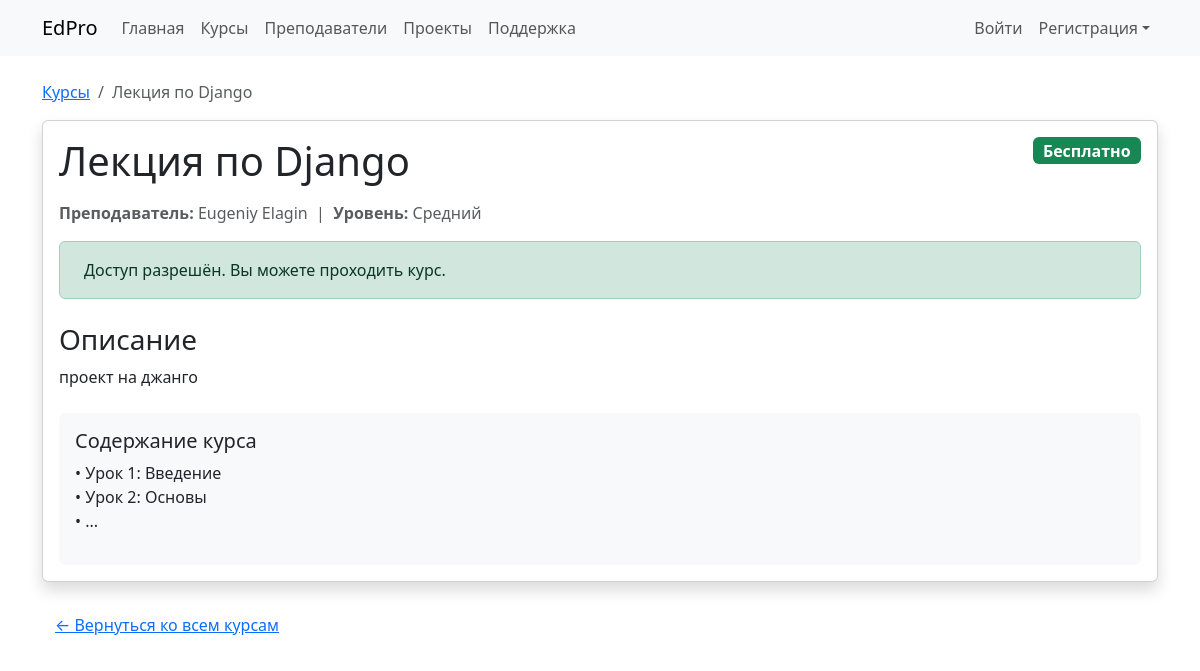
The app's page /course/1/ with its own data.
### main/models.py (models this page shows, shortened)
class Course(models.Model):
    LEVEL_CHOICES = [
        ('beginner', 'Начинающий'),
        ('intermediate', 'Средний'),
        ('advanced', 'Продвинутый'),
    ]
    title = models.CharField(max_length=200)
    description = models.TextField()
    tutor = models.ForeignKey(Tutor, on_delete=models.CASCADE, related_name='courses')
    price = models.DecimalField(max_digits=10, decimal_places=2)
    level = models.CharField(max_length=20, choices=LEVEL_CHOICES)
    is_free = models.BooleanField(default=False)
    created_at = models.DateTimeField(auto_now_add=True)

class Tutor(models.Model):
    user = models.OneToOneField(User, on_delete=models.CASCADE, related_name='tutor_profile')
    bio = models.TextField(max_length=1000, blank=True)
    expertise = models.CharField(max_length=200)

### main/views.py (the view)
# urls.py: path('course/<int:course_id>/', views.CourseDetailView.as_view(), name='course_detail'),
class CourseDetailView(DetailView):
    model = Course
    template_name = 'main/course_detail.html'
    context_object_name = 'course'
    pk_url_kwarg = 'course_id'
    def get_context_data(self, **kwargs):
        context = super().get_context_data(**kwargs)
        course = self.object
        user = self.request.user
        can_access = False
        is_enrolled = False
        if hasattr(user, 'tutor_profile') and course.tutor == user.tutor_profile:
            can_access = True
            is_enrolled = True
        elif course.is_free:
            can_access = True
            is_enrolled = True
        elif user.is_authenticated:
            is_enrolled = Enrollment.objects.filter(student=user, course=course).exists()
            can_access = is_enrolled
        context.update({
            'can_access': can_access,
            'is_enrolled': is_enrolled,
        })
        return context

### main/context_processors.py (called while the page is built)
def user_role(request):
    if request.user.is_authenticated:
        is_tutor = hasattr(request.user, 'tutor_profile')
    else:
        is_tutor = False
    return {'is_tutor': is_tutor}

### main/templates/main/course_detail.html (shortened to what this page needs)
{% extends "base.html" %}
{% block content %}
<nav aria-label="breadcrumb" class="mb-3">
    <ol class="breadcrumb">
        <li class="breadcrumb-item"><a href="{% url 'courses' %}">Курсы</a></li>
        <li class="breadcrumb-item active" aria-current="page">{{ course.title }}</li>
    </ol>
</nav>
<div class="card shadow">
    <div class="card-body">
        <div class="d-flex justify-content-between align-items-start mb-3">
            <h1 class="mb-0">{{ course.title }}</h1>
            {% if course.is_free %}
                <span class="badge bg-success fs-6">Бесплатно</span>
            {% else %}
                <span class="badge bg-danger fs-6">{{ course.price }} руб.</span>
            {% endif %}
        </div>
        <p class="text-muted mb-3">
            <strong>Преподаватель:</strong> {{ course.tutor.user.get_full_name|default:course.tutor.user.username }}
            &nbsp;|&nbsp;
            <strong>Уровень:</strong> {{ course.get_level_display }}
        </p>
        {% if can_access %}
            <div class="alert alert-success d-flex align-items-center mb-4">
                <div>Доступ разрешён. Вы можете проходить курс.</div>
            </div>
            <div class="mt-4">
                <h3>Описание</h3>
                <p>{{ course.description }}</p>
                <div class="mt-4 p-3 bg-light rounded">
                    <h5>Содержание курса</h5>
                    <ul class="list-unstyled">
                        <li>• Урок 1: Введение</li>
                        <li>• Урок 2: Основы</li>
                        <li>• ...</li>
                    </ul>
                </div>
            </div>
        {% endif %}
    </div>
</div>
<div class="mt-4">
    <a href="{% url 'courses' %}" class="btn btn-link">&larr; Вернуться ко всем курсам</a>
</div>
{% endblock %}

### records on screen
Course: title "Лекция по Django", tutor.user.get_full_name "Eugeniy Elagin", level "Средний", description "проект на джанго"
